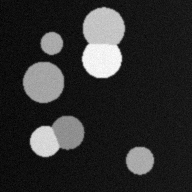
#> input picture docs/evidence/fiji_manual/input_8bit.tif, 192 x 192 px, given in place of ground_truth.tif, which was not available; the run also reads 1 picture not shown here
$ python prepare_manual_evidence.py
#> lines starting #> are read from the running program, lines starting #| are printed output that depends on the picture; after the words box and inside, x2 and y2 are one past the last pixel; in counts of white or black regions, pixels touching at a corner belong together
### morpholab/io.py
"""Đọc, kiểm tra và xuất ảnh/nhãn. TIFF nhãn là dữ liệu đo, PNG màu chỉ để xem."""
from pathlib import Path
import json
import hashlib
import platform
import sys
from importlib.metadata import version
import numpy as np
import tifffile
from PIL import Image
from skimage import color, measure


def read_array(path):
    """Đọc TIFF bằng tifffile, các định dạng ảnh thông dụng khác bằng Pillow."""
    path = Path(path)
    return tifffile.imread(path) if path.suffix.lower() in ('.tif','.tiff') else np.asarray(Image.open(path))
#> returned value is the input picture: shape (192, 192); min 0, max 255, mean 47.7


# [12 lines left out: function read_image, not called in this run]


def validate_labels(a, shape=None):
    """Nhãn phải nguyên không âm, đúng kích thước; 0 là nền, ID dương là đối tượng."""
    a = np.asarray(a)
    if a.ndim != 2 or not np.isfinite(a).all() or np.any(a < 0) or np.any(a != np.floor(a)):
        raise ValueError('Nhãn phải là ảnh 2D số nguyên không âm; nền = 0')
    if shape is not None and a.shape != shape:
        raise ValueError(f'Kích thước nhãn {a.shape} khác ảnh {shape}; không tự resize ground truth')
    if a.max(initial=0) > np.iinfo(np.int32).max:
        raise ValueError('Nhãn vượt giới hạn int32')
    return a.astype(np.int32)


def read_labels(path, shape=None):
    """Đọc và kiểm tra ảnh nhãn, không tự co giãn nhãn để khớp kích thước."""
    return validate_labels(read_array(path), shape)


# [30 lines left out: functions normalized, label_rgb, overlay, environment, not called in this run]


def write_json(path, data):
    """Lưu JSON UTF-8 có dấu, không chấp nhận NaN/Infinity."""
    Path(path).write_text(json.dumps(data,ensure_ascii=False,indent=2,allow_nan=False),encoding='utf-8')


# [32 lines left out: functions object_table, export_result, not called in this run]

### morpholab/metrics.py
"""Đánh giá từng đối tượng bằng ghép một-một; ưu tiên số cặp hợp lệ rồi tổng IoU."""
import numpy as np
from scipy.optimize import linear_sum_assignment
from .io import validate_labels


def _overlap(truth, prediction):
    """Lập bảng diện tích giao giữa từng cặp ID, từ đó tính ma trận IoU."""
    truth = validate_labels(truth)
    prediction = validate_labels(prediction, truth.shape)
    # Bổ sung ID nền 0 cả khi toàn ảnh là vật thể.
    gtids = np.unique(np.append(truth,0))
#> gtids = 254 values from 0 to 255
    prids = np.unique(np.append(prediction,0))
#> prids = 239 values from 0 to 246
    if len(gtids) > 10001 or len(prids) > 10001 or len(gtids)*len(prids) > 20_000_000:
        raise ValueError('Quá nhiều nhãn để ghép cặp; hãy kiểm tra ảnh nhãn hoặc chọn ROI')
    g = np.searchsorted(gtids,truth)
    p = np.searchsorted(prids,prediction)
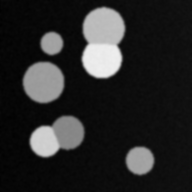
#> p: shape (192, 192) int64; min 1, max 238, mean 39.6
    hist = np.bincount((g*len(prids)+p).ravel(),minlength=len(gtids)*len(prids)).reshape(len(gtids),len(prids))
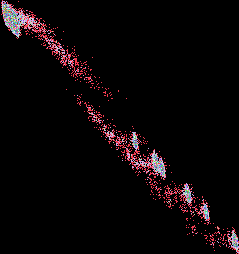
#> hist: shape (254, 239) int64; 167 distinct labels, from 0 to 352; one colour per label, 0 black
    ga, pa = hist.sum(1)[1:], hist.sum(0)[1:]
#> ga = 253 values, max 2178 at index 18, min 1 at index 83, mean 145.7; pa = 238 values, max 3076 at index 12, min 2 at index 215, mean 154.9
    inter = hist[1:,1:]
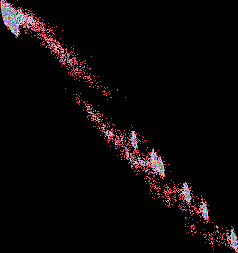
#> inter: shape (253, 238) int64; 167 distinct labels, from 0 to 352; one colour per label, 0 black
    union = ga[:,None]+pa[None,:]-inter
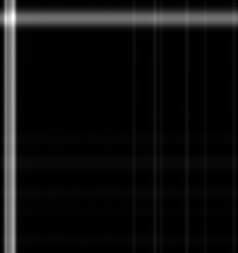
#> union: shape (253, 238) int64; min 3, max 4956, mean 300; drawn with min black and max white
    iou = np.divide(inter,union,out=np.zeros_like(inter,dtype=float),where=union>0)
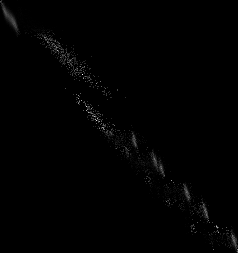
#> iou: shape (253, 238) float64; min 0, max 0.25, mean 0.00151; drawn with min black and max white
    return hist, ga, pa, inter, iou, g, p


def evaluate(truth, prediction, iou_threshold=.5, overlap_fraction=.1):
    """Ghép từng nhãn dự đoán với nhãn đúng tại IoU yêu cầu, tính F1/PQ và lỗi chia/gộp. IoU/Dice tiền cảnh dùng hai mask ID>0; không phụ thuộc màu LUT."""
    if not 0 < iou_threshold <= 1 or not 0 < overlap_fraction <= 1:
        raise ValueError('Ngưỡng IoU và overlap phải nằm trong (0, 1]')
    _, ga, pa, inter, iou, g, p = _overlap(truth,prediction)
    valid = iou >= iou_threshold
#> valid: shape (253, 238) bool; every value is 0
    # Ưu tiên số cặp ghép hợp lệ, sau đó mới tối đa tổng IoU.
    row, col = linear_sum_assignment(-(valid*(min(iou.shape,default=0)+1)+iou*valid))
#> row = 238 values from 0 to 237; col = 238 values from 0 to 237
    matched = valid[row,col]
    tp = int(matched.sum()); ng, npred = len(ga),len(pa)
#> after `tp = int(matched.sum())`: tp = 0
#> after `ng, npred = (len(ga), len(pa))`: ng = 253; npred = 238
    fp, fn = npred-tp, ng-tp
#> fp = 238; fn = 253
    f1 = 2*tp/(ng+npred) if ng+npred else 1.
#> f1 = 0
    fg, pred = np.asarray(truth)>0,np.asarray(prediction)>0
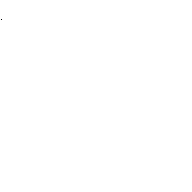
#> fg: shape (192, 192) bool; 100% white; black in thin lines or dots, all inside (x1, y1, x2, y2) = (1, 19, 2, 20)
#> pred: shape (192, 192) bool; every value is 1
    intersection = int(np.count_nonzero(fg & pred))
#> intersection = 36863
    union = int(np.count_nonzero(fg | pred))
#> union = 36864
    total = int(fg.sum()+pred.sum())
#> total = 73727
    substantial = (inter>0) & (inter >= overlap_fraction*np.minimum(ga[:,None],pa[None,:]))
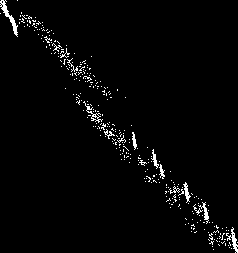
#> substantial: shape (253, 238) bool; 2.4% white in thin lines or dots
    return {'foreground_iou':intersection/union if union else 1.,
            'foreground_dice':2*intersection/total if total else 1.,
            'object_precision':tp/npred if npred else float(ng==0),
            'object_recall':tp/ng if ng else float(npred==0),
            'object_f1':f1,'panoptic_quality':float(iou[row[matched],col[matched]].sum())/(tp+.5*fp+.5*fn) if ng+npred else 1.,
            'mean_matched_iou':float(iou[row[matched],col[matched]].mean()) if tp else 0.,
            'true_objects':ng,'predicted_objects':npred,'tp':tp,'fp':fp,'fn':fn,
            'count_absolute_error':abs(ng-npred),'split_objects':int((substantial.sum(1)>1).sum()),
            'merge_objects':int((substantial.sum(0)>1).sum()),'iou_threshold':iou_threshold,
            'split_merge_overlap_fraction':overlap_fraction}


# [13 lines left out: function compare_labels, not called in this run]

### scripts/prepare_manual_evidence.py
"""Lưu và kiểm chứng các bước Fiji làm tay, tạo hình khoa học cho báo cáo.

Chạy lần đầu với --capture để lấy dữ liệu trong outputs/fiji_hoc_01.
Những lần sau đọc bản TIFF đã lưu ở docs/evidence/fiji_manual, không phụ
thuộc thư mục tạm hoặc phải chạy lại thao tác người học.
"""
from pathlib import Path
import argparse
import csv
import hashlib
import json
import shutil
import sys
import os

ROOT = Path(__file__).resolve().parents[1]
sys.path.insert(0, str(ROOT))
os.environ.setdefault('MPLCONFIGDIR', str(ROOT/'outputs/.matplotlib'))
import numpy as np
import tifffile
from scipy import ndimage as ndi
from PIL import Image
import matplotlib
matplotlib.use('Agg')
import matplotlib.pyplot as plt
from skimage.color import label2rgb
from morpholab.io import read_labels
from morpholab.metrics import evaluate, compare_labels
from morpholab.pipeline import Parameters, run

DEST = ROOT/'docs/evidence/fiji_manual'
FIG = ROOT/'submission/latex/figures'
FILES = {
    '01_input_8bit.tif': 'input_8bit.tif', '02_smooth.tif': 'smoothed.tif',
    '03_binary.tif': 'binary.tif', '04_erosion.tif': 'erosion.tif',
    '04_dilation.tif': 'dilation.tif', '05-Opening.tif': 'opening.tif',
    '06-Closing.tif': 'closing.tif', '07-seed.tif': 'seed.tif',
    '08-seed-rec.tif': 'reconstruction.tif', '10_mask.tif': 'mask.tif',
    '11_components.tif': 'components.tif', '12_distance.tif': 'distance.tif',
    '13_maxima_dung.tif': 'maxima.tif', '14_markers_dung.tif': 'markers.tif',
    '15_elevation.tif': 'elevation.tif', '16_watershed.tif': 'labels.tif',
    'GT_foreground.tif': 'gt_foreground.tif',
    'Prediction_foreground.tif': 'prediction_foreground.tif',
    'fiji_foreground_metrics.csv': 'fiji_foreground_metrics.csv',
}
# Đây là ảnh chụp do người học gửi, không phải giao diện mô phỏng.
SCREENS = {
    '3477fbe2-224b-44e9-b697-c01e71639128': 'ui_components.png',
    '63474bc0-a6a2-4bcf-ba41-f91f8a4f5827': 'ui_maxima.png',
    'c2d9b980-e2d6-48a9-add5-d0fd7a6cc442': 'ui_watershed.png',
    'e2f2b659-0791-462b-9f73-02b3521ccc34': 'ui_overlap.png',
}


def main():
    if hasattr(sys.stdout, 'reconfigure'):
        sys.stdout.reconfigure(encoding='utf-8')
    parser = argparse.ArgumentParser(description=__doc__)
    parser.add_argument('--capture', action='store_true')
    args = parser.parse_args()
    DEST.mkdir(parents=True, exist_ok=True)
    FIG.mkdir(parents=True, exist_ok=True)
    if args.capture:
        for old, new in FILES.items():
            shutil.copyfile(ROOT/'outputs/fiji_hoc_01'/old, DEST/new)
        shutil.copyfile(ROOT/'data/synthetic/synth_00.tif', DEST/'input_16bit.tif')
        shutil.copyfile(ROOT/'data/synthetic/synth_00_gt.tif', DEST/'ground_truth.tif')
        for key, name in SCREENS.items():
            source = Path('C:/Users/Admin/AppData/Local/Temp')/f'codex-clipboard-{key}.png'
            if source.exists():
                shutil.copyfile(source, DEST/name)

    def read(name):
        return tifffile.imread(DEST/(name+'.tif'))

    truth, labels = read_labels(DEST/'ground_truth.tif'), read_labels(DEST/'labels.tif')
    measured = evaluate(truth, labels)
#> measured = 17 items
    # Kiểm tra hai mask dùng đo trong Fiji có thật sự là nhị phân từ ID dương.
    assert set(np.unique(read('gt_foreground'))) <= {0, 255}
    assert set(np.unique(read('prediction_foreground'))) <= {0, 255}
    assert np.array_equal(read('gt_foreground') > 0, truth > 0)
    assert np.array_equal(read('prediction_foreground') > 0, labels > 0)
    with (DEST/'fiji_foreground_metrics.csv').open(encoding='utf-8-sig') as handle:
        fiji = next(csv.DictReader(handle))
    assert abs(float(fiji['JaccardIndex'])-measured['foreground_iou']) < 1e-6
    assert abs(float(fiji['DiceCoefficient'])-measured['foreground_dice']) < 1e-6
    assert len(np.unique(labels[labels > 0])) == 7
    assert len(np.unique(read('components')[read('components') > 0])) == 5
    assert len(np.unique(read('markers')[read('markers') > 0])) == 7
    # File người học lưu trước phép nhân còn là distance dương. Giữ bản gốc
    # để truy vết, rồi xuất lại đúng E=-D. Nhãn cuối không bị sửa hay vẽ lại.
    if np.array_equal(read('elevation'), read('distance')):
        shutil.copyfile(DEST/'elevation.tif', DEST/'elevation_saved_before_multiply.tif')
        tifffile.imwrite(DEST/'elevation.tif', -read('distance'), imagej=True)
    assert np.allclose(read('elevation'), -read('distance'))
    assert np.all(labels[read('mask') == 0] == 0)
    binary = read('binary') > 0
    matched_radii = {}
    for key, method in [('erosion', ndi.binary_erosion), ('dilation', ndi.binary_dilation),
                        ('opening', ndi.binary_opening), ('closing', ndi.binary_closing),
                        ('seed', ndi.binary_erosion)]:
        matched_radii[key] = [r for r in range(1, 6) if np.array_equal(
            read(key) > 0, method(binary, structure=np.ones((2*r+1, 2*r+1)), border_value=0))]
    result = run(read('input_16bit'), Parameters())
    python_metrics = evaluate(truth, result.labels)
    agreement, _ = compare_labels(labels, result.labels)
    metadata = {
        'source': 'TIFF người học tự lưu từ thao tác menu Fiji trong buổi thực hành',
        'input': 'synth_00.tif, 192 x 192, một kênh 16-bit',
        'step_parameters': {'sigma': 1, 'threshold': 'Otsu trên ảnh 8-bit',
            'element': 'Square', 'h': 2, 'connectivity': 4, 'min_area': 25,
            'dams': False, 'compactness': 0},
        'radius_matches_by_array': matched_radii,
        'elevation_correction': 'Giữ nguyên file dương đã lưu dưới tên elevation_saved_before_multiply.tif; xuất lại elevation=-distance. Chạy lại MorphoLibJ với địa hình âm khớp nhãn làm tay sau ghép ID: không pixel bất đồng; địa hình dương lệch 1915 pixel.',
        'parameter_scope': 'Thông số theo nhật ký hội thoại; bán kính còn được kiểm tra bằng mảng TIFF, không suy đoán từ tên ảnh.',
        'fiji_gui_csv': fiji, 'python_evaluation_of_manual_fiji': measured,
        'python_default_metrics': python_metrics, 'manual_fiji_vs_python': agreement,
        'checks': '5 thành phần, 7 marker, 7 nhãn; elevation=-distance; mask foreground và CSV GUI khớp Python',
        'sha256': {p.name: hashlib.sha256(p.read_bytes()).hexdigest() for p in sorted(DEST.glob('*')) if p.suffix in ('.tif', '.png', '.csv')},
    }
    (DEST/'verification.json').write_text(json.dumps(metadata, ensure_ascii=False, indent=2), encoding='utf-8')
    plt.rcParams.update({'font.family': 'DejaVu Sans', 'font.size': 10})

    def panel(filename, keys, titles, modes=None, cols=3):
        modes = modes or {}
        rows = (len(keys)+cols-1)//cols
        fig, axes = plt.subplots(rows, cols, figsize=(11, 3.35*rows), squeeze=False)
        for i, (key, title) in enumerate(zip(keys, titles)):
            a = read(key)
            ax = axes.flat[i]
            mode = modes.get(key)
            if mode == 'label':
                ax.imshow(label2rgb(a.astype(int), bg_label=0), interpolation='nearest')
            else:
                im = ax.imshow(a, cmap='magma' if mode == 'distance' else 'gray', interpolation='nearest')
                if mode in ('distance', 'elevation'):
                    fig.colorbar(im, ax=ax, fraction=.046, pad=.04)
            if mode == 'marker':
                # Chỉ khoanh chú giải vị trí; ảnh TIFF giữ nguyên kích thước marker.
                for marker in np.unique(a[a > 0]):
                    yy, xx = np.nonzero(a == marker)
                    ax.plot(xx.mean(), yy.mean(), 'o', ms=15, mfc='none', mec='cyan')
                    ax.text(xx.mean()+7, yy.mean(), str(int(marker)), color='cyan', fontsize=10)
            ax.set_title(title, pad=8)
            ax.axis('off')
        for ax in axes.flat[len(keys):]:
            ax.axis('off')
        fig.tight_layout()
        fig.savefig(FIG/filename, dpi=180, bbox_inches='tight')
        plt.close(fig)

    panel('manual_preprocess.png', ['input_16bit', 'input_8bit', 'smoothed', 'binary'],
          ['(a) Gốc 16-bit', '(b) Bản sao 8-bit', '(c) Gaussian, sigma = 1', '(d) Otsu và Apply'], cols=4)
    panel('manual_morphology.png', ['binary', 'erosion', 'dilation', 'opening', 'closing', 'reconstruction'],
          ['(a) Nhị phân gốc', '(b) Co: Square r=1', '(c) Giãn: Square r=3', '(d) Mở: Square r=2', '(e) Đóng: Square r=2', '(f) Tái tạo từ seed co r=4'])
    panel('manual_watershed.png', ['mask', 'components', 'distance', 'markers', 'elevation', 'labels'],
          ['(a) Mask sạch', '(b) Liên thông: 5 nhãn', '(c) Khoảng cách tới nền', '(d) 7 marker (vòng chú giải)', '(e) Địa hình = -distance', '(f) Watershed: 7 nhãn'],
          {'components': 'label', 'distance': 'distance', 'markers': 'marker', 'elevation': 'elevation', 'labels': 'label'})
    panel('manual_evaluation.png', ['ground_truth', 'labels', 'gt_foreground', 'prediction_foreground'],
          ['(a) Nhãn đúng 1–7', '(b) Nhãn Fiji 1–7', '(c) Mask nhãn đúng > 0', '(d) Mask dự đoán > 0'],
          {'ground_truth': 'label', 'labels': 'label'}, cols=4)
    for name in SCREENS.values():
        if (DEST/name).exists():
            shutil.copyfile(DEST/name, FIG/name)
    print(json.dumps({k: v for k, v in metadata.items() if k != 'sha256'}, ensure_ascii=False, indent=2))


if __name__ == '__main__':
#> (the run stopped early here; a loop or call above may not have finished)
